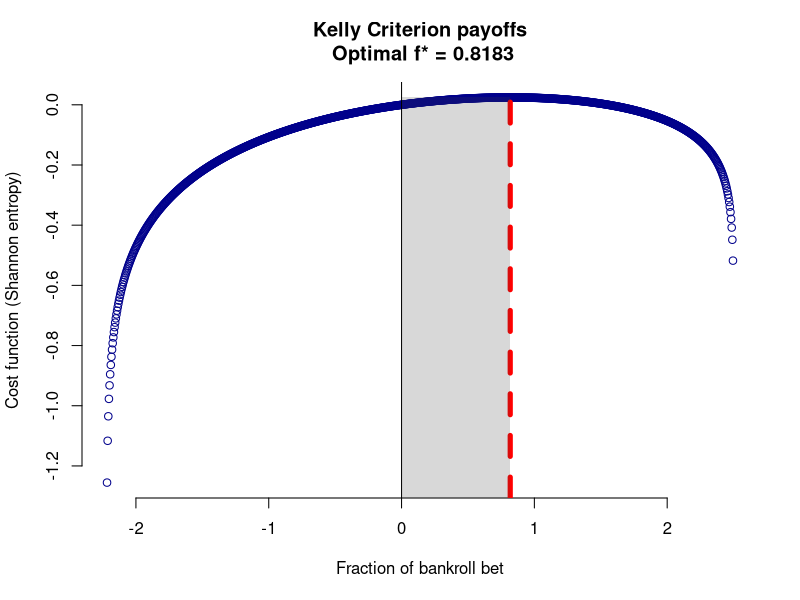

R code for this plot:
# Jens Olson
# jens.olson@gmail.com

# Input payoffs as returns on capital invested
payoffs <- c(-.4, -.2, .0, .25, .45)

# Input outcome probabilities; need not sum to 1
probs <- c(.1, .2, .3, .2, .2)

# Scale to sum to 1
probs <- probs/sum(probs)

# Bet size limited to inverse of max downside payoff
lo <- -1/max(payoffs)
hi <- -1/min(payoffs)

fs <- seq(from=lo, to=hi, length.out=1e3)

# Define Shannon entropy function
shanEnt <- function(prbs, pays, fStar) {
  ent <- sum(prbs*log(1+fStar*pays))
  return(ent)
}

o <- optimize(f=shanEnt, prbs=probs, pays=payoffs,
              interval=c(lo, hi), maximum=T)

res <- mapply(shanEnt, list(probs), list(payoffs), fs)

#Exclude extreme values from plot
f_plots <- fs[2:(length(fs)-1)]
res_plots <- res[2:(length(fs)-1)]

plot(f_plots, res_plots,
     main=paste("Kelly Criterion payoffs\n",
                "Optimal f* =", round(o$maximum, 4)),
     xlab="Fraction of bankroll bet",
     ylab="Cost function (Shannon entropy)",
     log="",
     frame.plot=F, pch=1, col="dark blue")

abline(v=c(0, o$maximum), col=c("black", "red"),
       lty=c(1, 2), lwd=c(1, 5))

# Draw grey box in rational betting area
box_min <- min(res_plots)-1
shade <- rgb(.25, .25, .25, 0.2)

if (o$maximum < 0) {
  polygon(x=c(o$maximum, 0, 0, o$maximum),
          y=c(box_min, box_min, o$objective, o$objective),
          col=shade,
          border=F)
} else {
  polygon(x=c(0, o$maximum, o$maximum, 0),
          y=c(box_min, box_min, o$objective, o$objective),
          col=shade,
          border=F)
}
